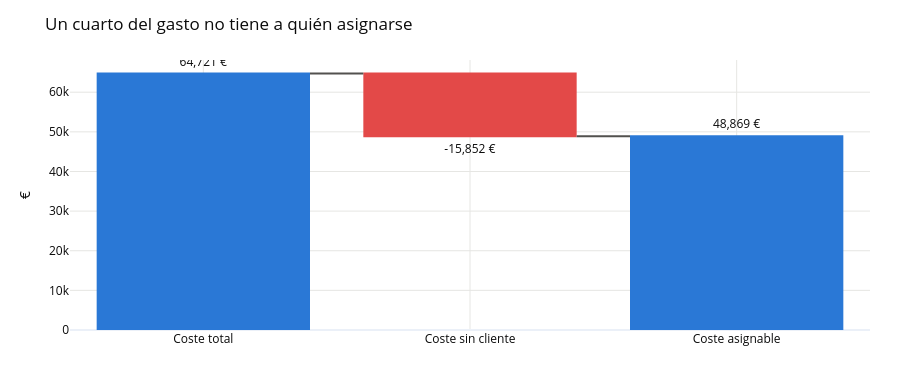

The cell this chart's notebook holds for it:
### Markdown cell above
## 5. El attribution gap, en sus dos mitades

"Attribution gap" se usa muchas veces como si fuera una sola cosa. Aquí son dos, tienen tamaños muy
distintos y se arreglan —o no— de maneras distintas:

- **Touchpoints sin cliente.** Hubo una impresión, un clic, un gasto… y no se pudo unir a nadie. El
  gasto existe pero no tiene destinatario. Es el numerador del CAC sin denominador.
- **Conversiones sin touchpoint.** Alguien se dio de alta sin que quede rastro de por dónde llegó.
  Es el denominador sin numerador.

La primera no se puede repartir sin inventar; la segunda no se puede atribuir a ningún canal.

### Code cell
orphan = window[window.customer_key.isna()]
gap_by_channel = orphan.groupby("channel").agg(
    touchpoints=("touchpoint_id", "count"),
    coste_ponderado=("weighted_cost_eur", "sum")).sort_values("coste_ponderado", ascending=False)
gap_by_channel["pct_del_canal"] = (
    gap_by_channel.touchpoints
    / window.groupby("channel").size().reindex(gap_by_channel.index) * 100)
print("Mitad 1 — touchpoints sin cliente resuelto:")
print(gap_by_channel.round(2).to_string())

journeys = (window[window.customer_key.notna()
                   & (window.is_pre_conversion | ~window.converted_to_subscription)]
            .sort_values(["customer_key", "touchpoint_at"]))
with_journey = set(journeys.loc[journeys.converted_to_subscription, "customer_key"])
no_journey = set(window_subscribers.customer_key) - with_journey

total_cost = window.weighted_cost_eur.sum()
gap_cost = orphan.weighted_cost_eur.sum()
n_signups = len(window_subscribers)
n_attributed = len(with_journey)

print()
print("Mitad 2 — conversiones sin ningún touchpoint resuelto:")
print(f"  altas en la ventana:        {n_signups:,}")
print(f"  con recorrido atribuible:   {n_attributed:,}")
print(f"  sin recorrido:              {len(no_journey):,} "
      f"({len(no_journey) / n_signups:.1%} de las altas)")
print()
print("Tamaño del gap:")
print(f"  touchpoints sin cliente: {len(orphan):,} de {len(window):,} "
      f"({len(orphan) / len(window):.1%})")
print(f"  coste no asignable:      {gap_cost:,.0f} € de {total_cost:,.0f} € "
      f"({gap_cost / total_cost:.1%})")

cac_attributable = (total_cost - gap_cost) / n_attributed
cac_loaded = total_cost / n_signups
print()
print(f"CAC atribuible (sólo lo que se puede asignar): {cac_attributable:.2f} €")
print(f"CAC cargado    (todo el gasto / todas las altas): {cac_loaded:.2f} €")
print(f"atribuir sólo lo atribuible infravalora el CAC un "
      f"{cac_loaded / cac_attributable - 1:.0%}")

fig = go.Figure(go.Waterfall(
    orientation="v",
    measure=["absolute", "relative", "total"],
    x=["Coste total", "Coste sin cliente", "Coste asignable"],
    y=[total_cost, -gap_cost, None],
    text=[f"{total_cost:,.0f} €", f"-{gap_cost:,.0f} €", f"{total_cost - gap_cost:,.0f} €"],
    textposition="outside",
    connector=dict(line=dict(color=C_MUTED)),
    decreasing=dict(marker=dict(color=C_RED)),
    totals=dict(marker=dict(color=C_BLUE))))
fig.update_layout(**{**PLOT_LAYOUT, "height": 380, "hovermode": "closest"},
                  title="Un cuarto del gasto no tiene a quién asignarse", yaxis_title="€")
fig.show()

### Figure 1 — Plotly figure (JSON) as saved in the notebook; plotly's stock layout.template omitted (floating-point values rounded to 4 significant figures)
{"data": [{"connector": {"line": {"color": "#52514e"}}, "decreasing": {"marker": {"color": "#e34948"}}, "measure": ["absolute", "relative", "total"], "orientation": "v", "text": ["64,721 €", "-15,852 €", "48,869 €"], "textposition": "outside", "totals": {"marker": {"color": "#2a78d6"}}, "type": "waterfall", "x": ["Coste total", "Coste sin cliente", "Coste asignable"], "y": [64720.0, -15850.0, null]}], "layout": {"font": {"color": "#0b0b0b", "size": 12}, "height": 380, "hovermode": "closest", "legend": {"orientation": "h", "x": 0, "y": 1.02, "yanchor": "bottom"}, "margin": {"b": 50, "l": 70, "r": 30, "t": 60}, "title": {"text": "Un cuarto del gasto no tiene a quién asignarse"}, "xaxis": {"gridcolor": "#e6e6e3"}, "yaxis": {"gridcolor": "#e6e6e3", "title": {"text": "€"}}}}
